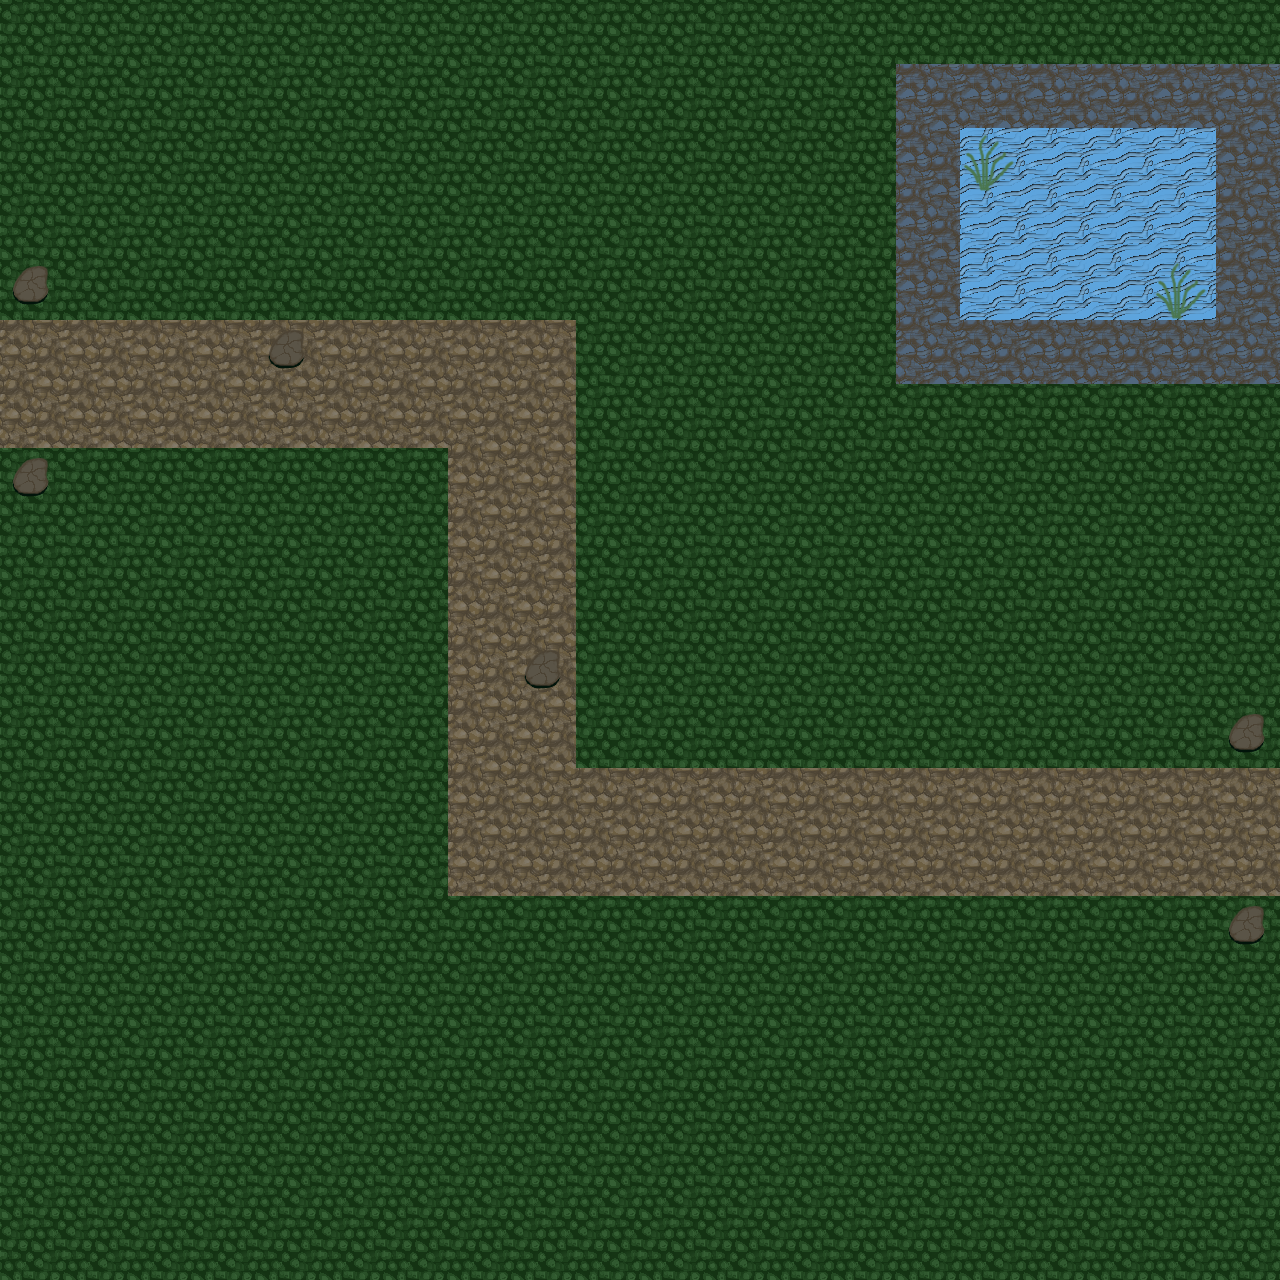

Below is a game level as drawn by its tile map, then a one-line description and the .tmx file that defines it, in full:
An orthogonal 20x20 tile map with 64x64 px tiles, 2 tile layers (Tile Layer 1, Tile Layer 2) and 6 objects.

<map version="1.10" tiledversion="1.11.2" orientation="orthogonal" renderorder="left-up" width="20" height="20" tilewidth="64" tileheight="64" infinite="0" nextlayerid="4" nextobjectid="11">
 <editorsettings>
  <export target="../src/maps/level1.json" format="json" />
 </editorsettings>
 <tileset firstgid="1" source="tileset.tsx" />
 <layer id="1" name="Tile Layer 1" width="20" height="20">
  <data encoding="csv">
5,5,5,5,5,5,5,5,5,5,5,5,5,5,5,5,5,5,5,5,
5,5,5,5,5,5,5,5,5,5,5,5,5,5,3,3,3,3,3,3,
5,5,5,5,5,5,5,5,5,5,5,5,5,5,3,12,12,12,12,3,
5,5,5,5,5,5,5,5,5,5,5,5,5,5,3,12,12,12,12,3,
5,5,5,5,5,5,5,5,5,5,5,5,5,5,3,12,12,12,12,3,
4,4,4,4,4,4,4,4,4,5,5,5,5,5,3,3,3,3,3,3,
4,4,4,4,4,4,4,4,4,5,5,5,5,5,5,5,5,5,5,5,
5,5,5,5,5,5,5,4,4,5,5,5,5,5,5,5,5,5,5,5,
5,5,5,5,5,5,5,4,4,5,5,5,5,5,5,5,5,5,5,5,
5,5,5,5,5,5,5,4,4,5,5,5,5,5,5,5,5,5,5,5,
5,5,5,5,5,5,5,4,4,5,5,5,5,5,5,5,5,5,5,5,
5,5,5,5,5,5,5,4,4,5,5,5,5,5,5,5,5,5,5,5,
5,5,5,5,5,5,5,4,4,4,4,4,4,4,4,4,4,4,4,4,
5,5,5,5,5,5,5,4,4,4,4,4,4,4,4,4,4,4,4,4,
5,5,5,5,5,5,5,5,5,5,5,5,5,5,5,5,5,5,5,5,
5,5,5,5,5,5,5,5,5,5,5,5,5,5,5,5,5,5,5,5,
5,5,5,5,5,5,5,5,5,5,5,5,5,5,5,5,5,5,5,5,
5,5,5,5,5,5,5,5,5,5,5,5,5,5,5,5,5,5,5,5,
5,5,5,5,5,5,5,5,5,5,5,5,5,5,5,5,5,5,5,5,
5,5,5,5,5,5,5,5,5,5,5,5,5,5,5,5,5,5,5,5
</data>
 </layer>
 <layer id="2" name="Tile Layer 2" width="20" height="20">
  <data encoding="csv">
0,0,0,0,0,0,0,0,0,0,0,0,0,0,0,0,0,0,0,0,
0,0,0,0,0,0,0,0,0,0,0,0,0,0,0,0,0,0,0,0,
0,0,0,0,0,0,0,0,0,0,0,0,0,0,0,10,0,0,0,0,
0,0,0,0,0,0,0,0,0,0,0,0,0,0,0,0,0,0,0,0,
9,0,0,0,0,0,0,0,0,0,0,0,0,0,0,0,0,0,10,0,
0,0,0,0,9,0,0,0,0,0,0,0,0,0,0,0,0,0,0,0,
0,0,0,0,0,0,0,0,0,0,0,0,0,0,0,0,0,0,0,0,
9,0,0,0,0,0,0,0,0,0,0,0,0,0,0,0,0,0,0,0,
0,0,0,0,0,0,0,0,0,0,0,0,0,0,0,0,0,0,0,0,
0,0,0,0,0,0,0,0,0,0,0,0,0,0,0,0,0,0,0,0,
0,0,0,0,0,0,0,0,9,0,0,0,0,0,0,0,0,0,0,0,
0,0,0,0,0,0,0,0,0,0,0,0,0,0,0,0,0,0,0,9,
0,0,0,0,0,0,0,0,0,0,0,0,0,0,0,0,0,0,0,0,
0,0,0,0,0,0,0,0,0,0,0,0,0,0,0,0,0,0,0,0,
0,0,0,0,0,0,0,0,0,0,0,0,0,0,0,0,0,0,0,9,
0,0,0,0,0,0,0,0,0,0,0,0,0,0,0,0,0,0,0,0,
0,0,0,0,0,0,0,0,0,0,0,0,0,0,0,0,0,0,0,0,
0,0,0,0,0,0,0,0,0,0,0,0,0,0,0,0,0,0,0,0,
0,0,0,0,0,0,0,0,0,0,0,0,0,0,0,0,0,0,0,0,
0,0,0,0,0,0,0,0,0,0,0,0,0,0,0,0,0,0,0,0
</data>
 </layer>
 <objectgroup id="3" name="hitboxes">
  <object id="4" x="256" y="320.5" width="63.5" height="63" />
  <object id="6" x="0" y="256.333" width="63.6667" height="63.6667" />
  <object id="7" x="512.25" y="640.5" width="64" height="63.75" />
  <object id="8" x="0.25" y="447.5" width="63.75" height="64.5" />
  <object id="9" x="1216.67" y="704.667" width="64" height="64.6667" />
  <object id="10" x="1217.33" y="896.667" width="64" height="64.6667" />
 </objectgroup>
</map>